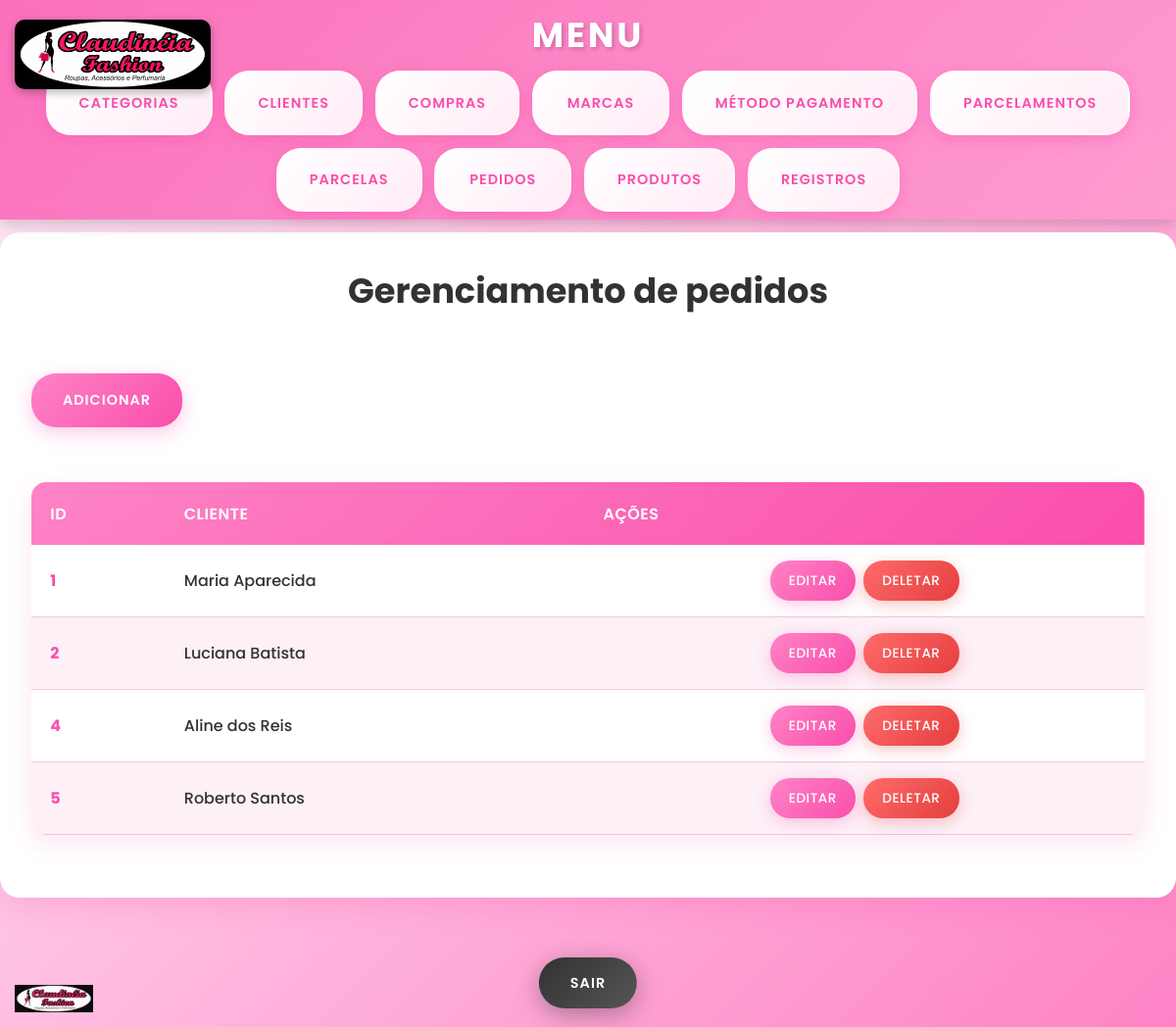
Page /public/pedido on the committed database.
### tables this page shows
CREATE TABLE `pedidos` (
  `id` int unsigned NOT NULL AUTO_INCREMENT,
  `create_at` datetime NOT NULL DEFAULT CURRENT_TIMESTAMP,
  `update_at` datetime NOT NULL DEFAULT CURRENT_TIMESTAMP,
  `clientes_id` int unsigned NOT NULL,
  PRIMARY KEY (`id`,`clientes_id`),
  UNIQUE KEY `id_UNIQUE` (`id`),
  KEY `fk_pedidos_clientes1_idx` (`clientes_id`),
  CONSTRAINT `fk_pedidos_clientes1` FOREIGN KEY (`clientes_id`) REFERENCES `clientes` (`id`)
);

CREATE TABLE `clientes` (
  `id` int unsigned NOT NULL AUTO_INCREMENT,
  `nome` varchar(255) NOT NULL,
  `email` varchar(70) NOT NULL,
  `endereco` varchar(255) NOT NULL,
  `telefone` varchar(11) DEFAULT NULL,
  `nasc` date DEFAULT NULL,
  `create_at` datetime NOT NULL DEFAULT CURRENT_TIMESTAMP,
  `update_at` datetime NOT NULL DEFAULT CURRENT_TIMESTAMP,
  PRIMARY KEY (`id`),
  UNIQUE KEY `id_UNIQUE` (`id`),
  UNIQUE KEY `email_UNIQUE` (`email`)
);

### app/controllers/PedidoController.php (called while the page is built, shortened)
<?php
class PedidoController extends BaseController
{
    public function index(): void
    {
        $this->render('Pedidos/index');
    }
}

### app/models/Pedido/PedidoDAO.php (called while the page is built, shortened)
<?php
class PedidoDAO
{
    private $conn;
    public function __construct()
    {
        $db = new Database();
        $this->conn = $db->getConnection();
    }
    public function showPedido()
    {
        $query = "SELECT pedidos.*, clientes.nome AS cliente_nome
    FROM pedidos
    LEFT JOIN clientes ON pedidos.clientes_id = clientes.id";
        $stmt = $this->conn->prepare($query);
        $stmt->execute();
        return $stmt->fetchAll(PDO::FETCH_ASSOC);
    }
}

### app/config/Database.php (called while the page is built, shortened)
<?php
class Database
{
    private $host = 'localhost:3306';
    private $db_name = 'sistema_estoque';
    private $username = 'root';
    private $password = '&tec77@info!';
    public function getConnection()
    {
        $this->conn = null;
        try {
            $this->conn = new PDO(
                "mysql:host={$this->host};dbname={$this->db_name}",
                $this->username,
                $this->password
            );
            $this->conn->setAttribute(PDO::ATTR_ERRMODE, PDO::ERRMODE_EXCEPTION);
        } catch (PDOException $e) {
            die("Erro na conexão: " . $e->getMessage());
        }
        return $this->conn;
    }
}

### app/views/pages/Pedidos/index.php (the view, shortened to what this page needs)
<?php
$pedidoDao = new PedidoDAO();
$resultado = $pedidoDao->showPedido();
$basePath = '/MeuEstoqueVirtual/public';
?>
<div class="main-container">
    <h1>Gerenciamento de pedidos</h1>
    <a href="<?= $basePath . '/pedido/adicionar' ?>">Adicionar</a>
    <table>
        <thead>
            <tr>
                <th>ID</th>
                <th>Cliente</th>
                <th>Ações</th>
            </tr>
        </thead>
        <tbody>
            <?php foreach ($resultado as $row): ?>
                <tr>
                    <td><?= htmlspecialchars($row["id"]) ?></td>
                    <td><?= htmlspecialchars($row["cliente_nome"]) ?></td>
                    <td class="btn-actions">
                        <a href="<?= $basePath . '/pedido/editar/' . $row['id'] ?>" class="btn btn-edit">Editar</a>
                        <a href="<?= $basePath . '/pedido/deletar/' . $row['id'] ?>" class="btn btn-delete" onclick="return confirm('Tem certeza que deseja excluir este pedido?');">Deletar</a>
                    </td>
                </tr>
            <?php endforeach; ?>
        </tbody>
    </table>
</div>
<div class="actions">
    <a href="<?= $basePath . '/login/sair' ?>" class="btn btn-exit">Sair</a>
</div>
<img src="<?= $basePath . '/assets/logo-claudineia.jpeg' ?>" alt="Logo Claudinéia" class="logo-fixed">

### public/Css/menu.css (style rules this page uses)
* { margin: 0; padding: 0; box-sizing: border-box; }
body { font-family: 'Arial', sans-serif; background: linear-gradient(135deg, #f5f7fa 0%, #c3cfe2 100%); min-height: 100vh; }
body { padding-top: 45px; }

### public/Css/tabela.css (style rules this page uses)
body { font-family: 'Poppins', sans-serif; background: linear-gradient(135deg, #FFF2F9 0%, #FE83C6 100%) !important; min-height: 100vh; line-height: 1.6; padding-bottom: 100px; }
.main-container { max-width: 1200px; margin: 2rem auto; padding: 2rem; background: #ffffff; border-radius: 20px; box-shadow: 0 10px 30px rgba(250, 78, 171, 0.2); animation: fadeInUp 0.6s ease-out; }
h1 { color: #323232 !important; font-size: 2.5rem; font-weight: 700; text-align: center; margin-bottom: 1rem; }
a[href*="adicionar"] { display: inline-block; background: linear-gradient(135deg, #FE83C6 0%, #FA4EAB 100%); color: white; text-decoration: none; padding: 1rem 2rem; border-radius: 25px; font-weight: 600; margin: 1.5rem 0; transition: all 0.3s ease; box-shadow: 0 6px 20px rgba(250, 78, 171, 0.3); text-transform: uppercase; letter-spacing: 1px; font-size: 0.9rem; }
table { width: 100%; border-collapse: collapse; margin: 2rem 0; background: #ffffff; border-radius: 15px; overflow: hidden; box-shadow: 0 8px 25px rgba(250, 78, 171, 0.15); }
thead { background: linear-gradient(135deg, #FE83C6 0%, #FA4EAB 100%); }
th { padding: 1.2rem; text-align: left; font-weight: 600; color: #ffffff !important; font-size: 1rem; letter-spacing: 0.5px; text-transform: uppercase; }
tbody tr { transition: all 0.3s ease; border-bottom: 1px solid #f1c6db; background: #ffffff; }
tbody tr:nth-child(even) { background: #fdf0f7; }
td { padding: 1rem 1.2rem; color: #323232 !important; font-weight: 500; vertical-align: middle; }
td:first-child { font-weight: 700; color: #FA4EAB !important; }
.btn-actions { display: flex; gap: 0.5rem; justify-content: center; flex-wrap: wrap; }
.btn { padding: 0.6rem 1.2rem; border-radius: 20px; font-weight: 500; font-size: 0.85rem; text-transform: uppercase; letter-spacing: 0.5px; transition: all 0.3s ease; border: none; cursor: pointer; }
.btn-edit { background: linear-gradient(135deg, #FE83C6 0%, #FA4EAB 100%); color: white; box-shadow: 0 4px 15px rgba(250, 78, 171, 0.3); }
.btn-delete { background: linear-gradient(135deg, #FF6B6B 0%, #E53E3E 100%); color: white; box-shadow: 0 4px 15px rgba(229, 62, 62, 0.3); }
.actions { position: fixed; bottom: 2rem; left: 50%; transform: translateX(-50%); z-index: 500; text-align: center; }
.btn-exit { background: linear-gradient(135deg, #323232 0%, #555555 100%); color: white; box-shadow: 0 6px 25px rgba(50, 50, 50, 0.4); padding: 1rem 2rem; border-radius: 50px; font-weight: 600; text-transform: uppercase; letter-spacing: 1px; transition: all 0.3s ease; font-size: 0.9rem; }
.logo-fixed { position: fixed; bottom: 15px; left: 15px; width: 80px; height: auto; z-index: 900; transition: all 0.3s ease; opacity: 0.95; }

### public/Css/form.css (style rules this page uses)
h1 { color: #323232 !important; font-size: 2.2rem; font-weight: 700; text-align: center; margin-bottom: 2rem; text-shadow: none; }
a { color: #FA4EAB; text-decoration: none; font-weight: 500; transition: all 0.3s ease; }

### rows in the picture
pedidos: id "1", clientes.nome "Maria Aparecida"
pedidos: id "2", clientes.nome "Luciana Batista"
pedidos: id "4", clientes.nome "Aline dos Reis"
pedidos: id "5", clientes.nome "Roberto Santos"
